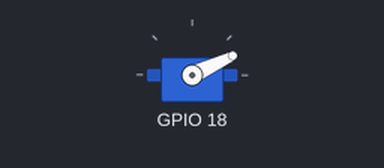
Bench run of a program on a simulated Raspberry Pi (BCM pin numbers). On the bench: servo. Servo angles are drawn from the pulse width (0.5 ms = 0°, 2.5 ms = 180°). At 2.6 s the program stops and its outputs stay as they are.

Above: at 0.42 s.
At 0.87 s:
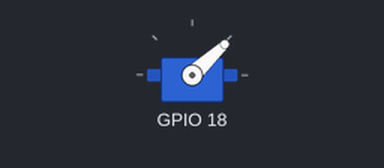
At 1.36 s:
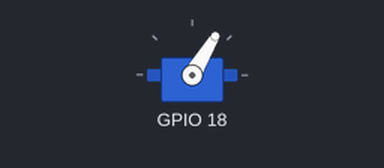
At 2.7 s:
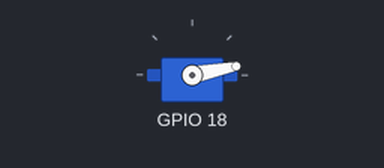
Timing chart, 0 to 4.1 s (numbered marks = the images above):
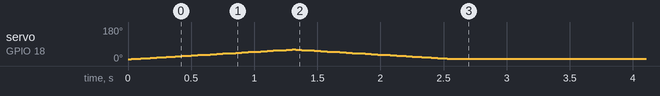

The program:

pinch.py
```python
#!/usr/bin/env python

import sys
import Servo

myS = Servo.Servo()
sMax = 62
sMin = 10
rate = 0.025

if len(sys.argv) > 1:
    for i in range(0, int(sys.argv[1])):
        myS.sweep(sMin, sMax, rate)
        myS.sweep(sMax, sMin, rate)
else:
    myS.sweep(sMin, sMax, rate)
    myS.sweep(sMax, sMin, rate)
```

Servo.py
```python
# Servo Control
import time
import wiringpi


class Servo(object):
    def __init__(self, pin=18, rotMin=0, rotMax=180, pulseMin=50, pulseMax=250):
        self.setup(pin, rotMin, rotMax, pulseMin, pulseMax)

    def setup(self, pin=18, rotMin=0, rotMax=180, pulseMin=50, pulseMax=250):
        self.pin = pin
        self.rotMin = rotMin
        self.rotMax = rotMax
        self.pulseMin = pulseMin
        self.pulseMax = pulseMax
        # use 'GPIO naming'
        wiringpi.wiringPiSetupGpio()
        # set pin to be PWM output
        wiringpi.pinMode(self.pin, wiringpi.GPIO.PWM_OUTPUT)
        # set the PWM mode to milliseconds stype
        wiringpi.pwmSetMode(wiringpi.GPIO.PWM_MODE_MS)
        # divide down clock
        wiringpi.pwmSetClock(192)
        wiringpi.pwmSetRange(2000)

    def rotateTo(self, rotation):
        pulse = translate(rotation, self.rotMin, self.rotMax, self.pulseMin, self.pulseMax)
        wiringpi.pwmWrite(int(self.pin), int(pulse))

    def sweep(self, rotFrom, rotTo, delay):
        self.rotateTo(rotFrom)
        step = 1
        if rotFrom > rotTo:
            step = -1
        for i in range(int(rotFrom), int(rotTo), step):
            self.rotateTo(i)
            time.sleep(delay)

def translate(value, leftMin, leftMax, rightMin, rightMax):
    # Figure out how 'wide' each range is
    leftSpan = leftMax - leftMin
    rightSpan = rightMax - rightMin

    # Convert the left range into a 0-1 range (float)
    valueScaled = float(value - leftMin) / float(leftSpan)

    # Convert the 0-1 range into a value in the right range.
    return rightMin + (valueScaled * rightSpan)


def testRotate():
    myS = Servo()
    myS.rotateTo(myS.rotMin)
    for i in range(myS.rotMin, myS.rotMax, 10):
        myS.rotateTo(i)

def testSweep():
    myS = Servo()
    myS.sweep(0, 90, 0.1)
    myS.sweep(90, 0, 0.1)

if __name__ == '__main__':
    testSweep()
```

Measured:
- by itself, servo on GPIO 18: rises from 10° to 61° in 1.3 s, then falls to 11° in 1.3 s
